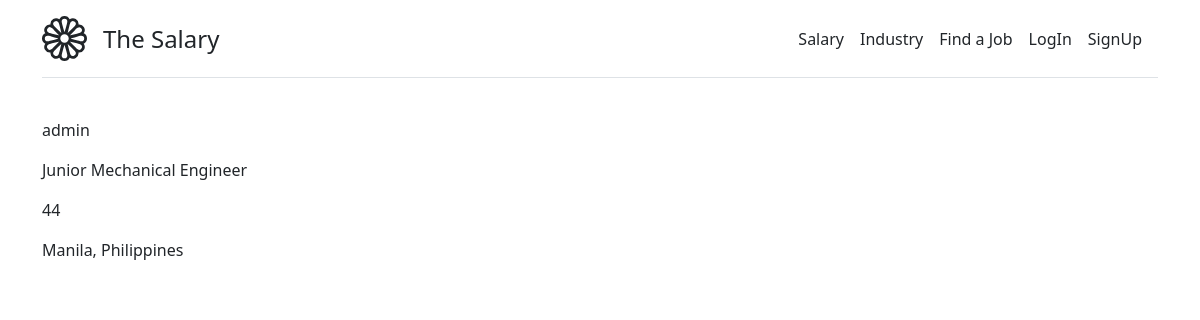
/account/detail-profile/1/, run on the app's committed database.
### account/models.py (models this page shows, shortened)
class UserProfile(models.Model):
    position                    = models.CharField(max_length=50, null=False, blank=False)
    yoe                         = models.PositiveSmallIntegerField(null=False, blank=False)
    tool_1                      = models.CharField(max_length=20, null=False, blank=False)
    tool_2                      = models.CharField(max_length=20, null=True, blank=True)
    tool_3                      = models.CharField(max_length=20, null=True, blank=True)
    salary                      = models.PositiveIntegerField(null=False, blank=False)
    location                    = models.CharField(max_length=50, null=False, blank=False)
    industry                    = models.ForeignKey(Industry, on_delete=models.CASCADE)
    user                        = models.OneToOneField(CustomUser, on_delete=models.CASCADE)
    created                     = models.DateTimeField(auto_now_add=True)
    updated                     = models.DateTimeField(auto_now=True)
    class Meta:
        verbose_name            = 'Salary Info'
        verbose_name_plural     = 'Salary Info'

class CustomUser(AbstractBaseUser, PermissionsMixin):
    email           = models.EmailField(_('Email Address'), unique=True)
    username        = models.CharField(max_length=15, unique=True, blank=True, null=True)
    first_name      = models.CharField(max_length=20)
    last_name       = models.CharField(max_length=20)
    birthday        = models.DateField(null=True, blank=True)
    is_active       = models.BooleanField(default=True)
    is_staff        = models.BooleanField(default=False)
    is_superuser    = models.BooleanField(default=False)
    date_created    = models.DateTimeField(auto_now_add=True)
    USERNAME_FIELD  = 'email'
    REQUIRED_FIELDS = ['username', 'first_name', 'last_name']
    objects = CustomUserManager()
    class Meta:
        verbose_name            = 'Account'
        verbose_name_plural     = 'Accounts'

### account/views.py (the view)
# urls.py: path('detail-profile/<int:pk>/', UserProfile_Detail.as_view(), name='userprofile_detail')
class UserProfile_Detail(DetailView):
    template_name = 'profile/detail_profile.html'
    queryset = UserProfile.objects.all()
    context_object_name = 'list'

### templates/profile/detail_profile.html (shortened to what this page needs)
{% extends 'base.html' %}
{% block content %}
    <div class="container">
        <p>{{list.user.username}}</p>
        <p>{{list.position}}</p>
        <p>{{list.salary}}</p>
        <p>{{list.location}}</p>
    </div>
{% endblock %}

### data on the page
UserProfile: user.username "admin", position "Junior Mechanical Engineer", salary "44", location "Manila, Philippines"
